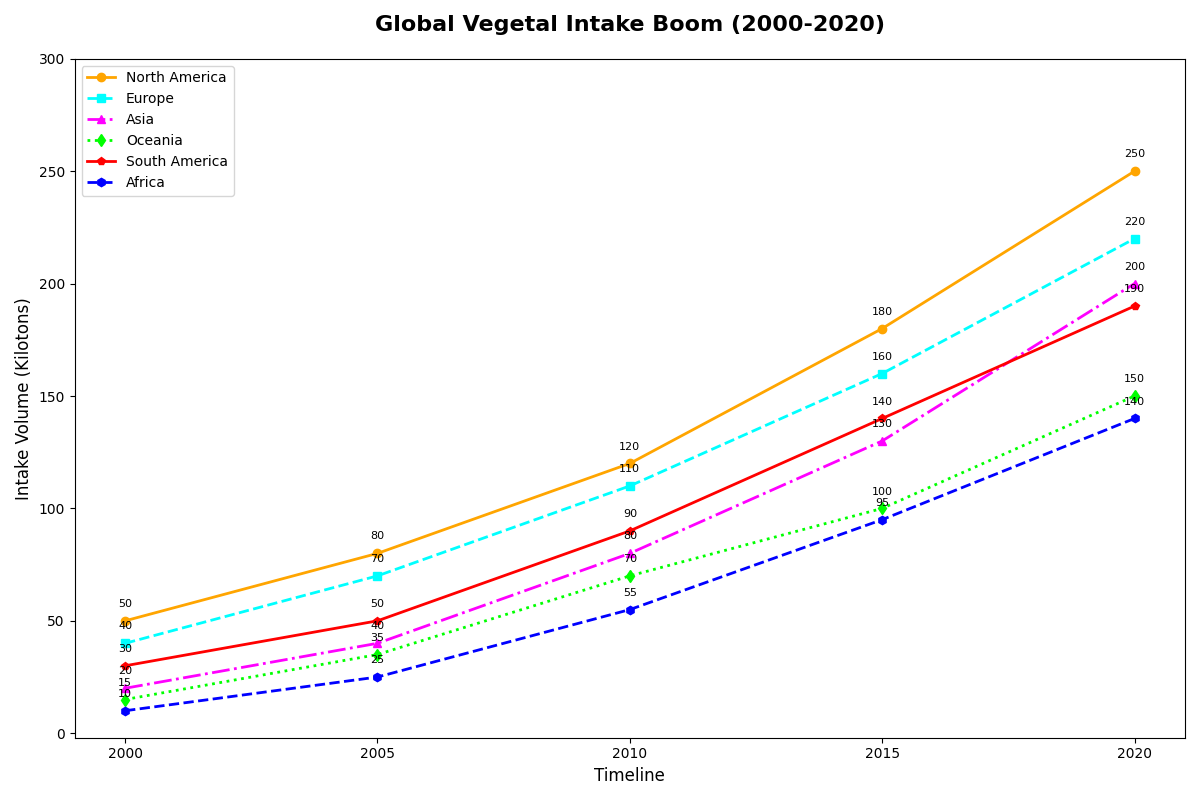

Write Python code to recreate this figure.
import matplotlib.pyplot as plt
import numpy as np

years = np.array([2000, 2005, 2010, 2015, 2020])
north_america = np.array([50, 80, 120, 180, 250])
europe = np.array([40, 70, 110, 160, 220])
asia = np.array([20, 40, 80, 130, 200])
oceania = np.array([15, 35, 70, 100, 150])
south_america = np.array([30, 50, 90, 140, 190])
africa = np.array([10, 25, 55, 95, 140])

fig, ax = plt.subplots(figsize=(12, 8))

ax.plot(years, north_america, marker='o', linestyle='-', color='orange', linewidth=2, label='North America')
ax.plot(years, europe, marker='s', linestyle='--', color='cyan', linewidth=2, label='Europe')
ax.plot(years, asia, marker='^', linestyle='-.', color='magenta', linewidth=2, label='Asia')
ax.plot(years, oceania, marker='d', linestyle=':', color='lime', linewidth=2, label='Oceania')
ax.plot(years, south_america, marker='p', linestyle='-', color='red', linewidth=2, label='South America')
ax.plot(years, africa, marker='h', linestyle='--', color='blue', linewidth=2, label='Africa')

ax.set_title('Global Vegetal Intake Boom (2000-2020)', fontsize=16, fontweight='bold', pad=20)
ax.set_xlabel('Timeline', fontsize=12)
ax.set_ylabel('Intake Volume (Kilotons)', fontsize=12)

ax.set_xticks(years)
ax.set_yticks(np.arange(0, 301, 50))

for year, na, eu, as_, oc, sa, af in zip(years, north_america, europe, asia, oceania, south_america, africa):
    ax.annotate(f'{na}', (year, na), textcoords="offset points", xytext=(0,10), ha='center', fontsize=8)
    ax.annotate(f'{eu}', (year, eu), textcoords="offset points", xytext=(0,10), ha='center', fontsize=8)
    ax.annotate(f'{as_}', (year, as_), textcoords="offset points", xytext=(0,10), ha='center', fontsize=8)
    ax.annotate(f'{oc}', (year, oc), textcoords="offset points", xytext=(0,10), ha='center', fontsize=8)
    ax.annotate(f'{sa}', (year, sa), textcoords="offset points", xytext=(0,10), ha='center', fontsize=8)
    ax.annotate(f'{af}', (year, af), textcoords="offset points", xytext=(0,10), ha='center', fontsize=8)

ax.legend()
plt.tight_layout()
plt.show()
